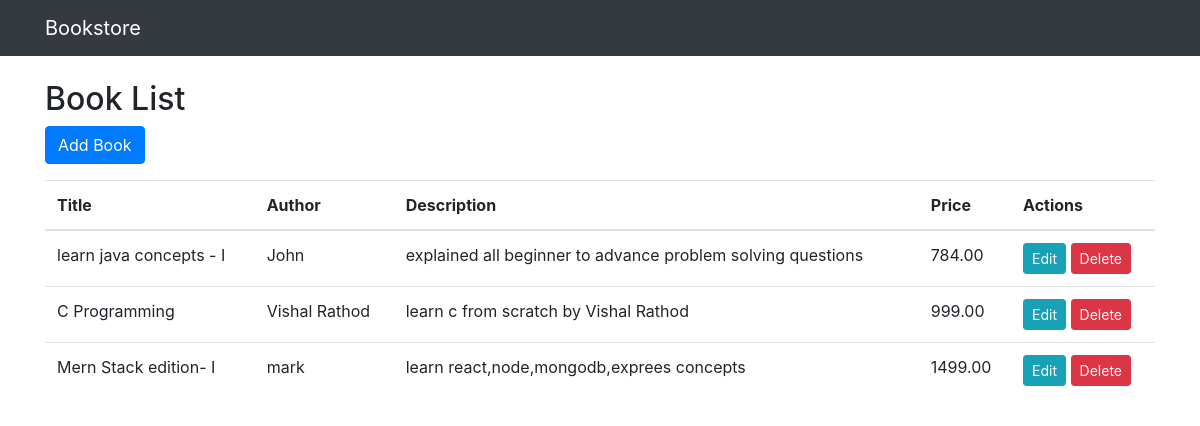
The page /index.php/books on the database its author committed.
### tables this page shows
CREATE TABLE IF NOT EXISTS `books` (
  `id` int NOT NULL AUTO_INCREMENT,
  `title` varchar(255) DEFAULT NULL,
  `author` varchar(255) DEFAULT NULL,
  `description` text,
  `price` decimal(10,2) DEFAULT NULL,
  `created_at` datetime DEFAULT CURRENT_TIMESTAMP,
  `updated_at` datetime DEFAULT CURRENT_TIMESTAMP ON UPDATE CURRENT_TIMESTAMP,
  PRIMARY KEY (`id`)
);

### application/controllers/Books.php (called while the page is built, shortened)
<?php
class Books extends CI_Controller {
    public function __construct() {
        $this->load->model('book_model');
        $this->load->helper('url');
    }
    public function index() {
        $data['books'] = $this->book_model->get_books();
        $this->load->view('books/index', $data);
    }
}
?>

### index.php (called while the page is built, shortened)
<?php
require_once BASEPATH.'core/CodeIgniter.php';

### application/models/Book_model.php (called while the page is built, shortened)
<?php
class Book_model extends CI_Model {
	public function get_books() {
		return $this->db->get('books')->result_array();
	}
}
?>

### application/views/books/index.php (the view)
<?php $this->load->view('templates/header'); ?>
<h2>Book List</h2>
<a href="<?php echo site_url('books/add'); ?>" class="btn btn-primary mb-3">Add Book</a>
<table class="table">
    <thead>
        <tr>
            <th>Title</th>
            <th>Author</th>
            <th>Description</th>
            <th>Price</th>
            <th>Actions</th>
        </tr>
    </thead>
    <tbody>
        <?php foreach ($books as $book) : ?>
            <tr>
                <td><?php echo $book['title']; ?></td>
                <td><?php echo $book['author']; ?></td>
                <td><?php echo $book['description']; ?></td>
                <td><?php echo $book['price']; ?></td>
                <td>
                    <a href="<?php echo site_url('books/edit/'.$book['id']); ?>" class="btn btn-sm btn-info">Edit</a>
                    <a href="<?php echo site_url('books/delete/'.$book['id']); ?>" class="btn btn-sm btn-danger">Delete</a>
                </td>
            </tr>
        <?php endforeach; ?>
    </tbody>
</table>
<?php $this->load->view('templates/footer'); ?>

### application/views/templates/header.php (shortened to what this page needs)
<!DOCTYPE html>
<html>
<head>
    <link rel="stylesheet" href="https://stackpath.bootstrapcdn.com/bootstrap/4.3.1/css/bootstrap.min.css">
</head>
<body>
    <nav class="navbar navbar-expand-lg navbar-dark bg-dark">
        <div class="container">
            <a class="navbar-brand" href="<?php echo site_url('books'); ?>">Bookstore</a>
        </div>
    </nav>
    <div class="container mt-4">

### application/views/templates/footer.php (shortened to what this page needs)
</div>
</body>
</html>

### rows shown on the page
books: title "learn java concepts - I", author "John", description "explained all beginner to advance problem solving questions", price "784.00"
books: title "C Programming", author "Vishal Rathod", description "learn c from scratch by Vishal Rathod", price "999.00"
books: title "Mern Stack edition- I", author "mark", description "learn react,node,mongodb,exprees concepts", price "1499.00"
